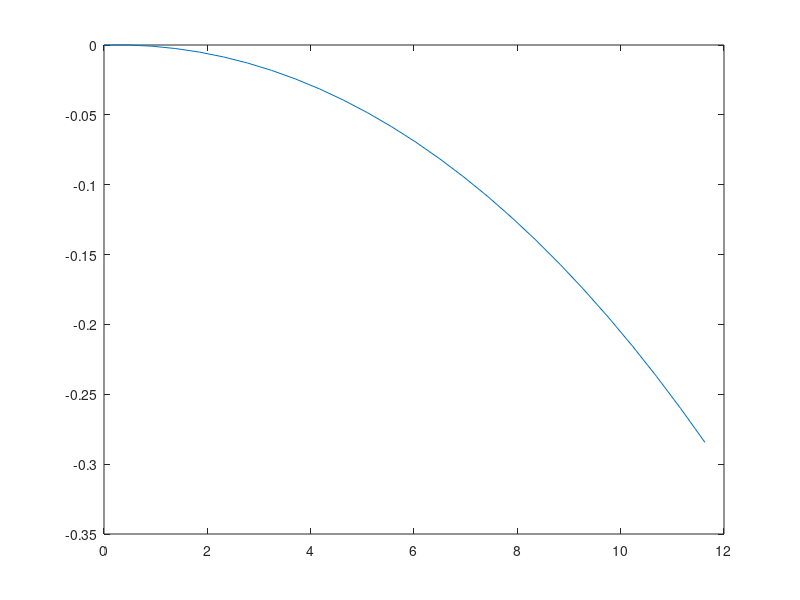

Reproduce this figure in MATLAB.
clear all 
close all

%Constants
%flight conditions
rho = 1.225;


%Helicopter parameters
mass =  8322.4;             %kg
chord = 0.5273;             %m
I_y = 87905.35;             %kgm^2  estimated
Omega =  257.83   *2*pi/60; %rad/s
R_tip = 8.1778;             %m
Cl_alpha = 0.1176   *180/pi;%1/rad
h = 2.4;                    %m, height from blades to cg
gamma = 9;                  %[-] still needs to be determined

%drag           still needs to be determined
Cd = 0;
S = 0;

%get solidity
A_blades = (R_tip)*chord*4;
A_disc = pi*R_tip^2;
sigma = A_blades/A_disc;


%% start parameters for simulation
%initial conditions
V_x0 =      46.3;  
theta_f0 =  -2   *pi/180;        %rad
q0 =        0   *pi/180;        %rad/s
u0 =        cos(theta_f0)*V_x0;   %m/s
w0 =        sin(theta_f0)*V_x0;   %m/s

%control variables:
theta_0 =   6   *pi/180;        %rad
theta_c =   6   *pi/180;        %rad

%tracking the heli start point
x = [0];
y = [0];

%timestep
dt = 0.01;

%% Create the system

%state variables:
u = u0;
w = w0;
theta_f = theta_f0;  
q = q0;


%starting simulation

sim_count = 0;
for i = 1:25

    
    
    %flight velocity
    V = sqrt(u^2+w^2);  
    %control plane angle
    alpha_c = theta_c - atan(w/u);
    alpha_c = theta_c + atan(w/u); %Lijkt logischer toch?
    
    %w fraction
    lampda_c = V*sin(alpha_c)/(Omega*R_tip);
    %u fraction
    mu = V*cos(alpha_c)/(Omega*R_tip);
    
    %% Find lampda_i, induced velocity fraction
    alpha_newton = 0.4; %newton raphson parameter
    
    %search start lampda
    lampda_i = 0;       %chosen
    count = 0;          %counting
    Flampda = 1;        %dummy to initiate while loop
    
    
    %trakcing the heli progression 
    V_x = cos(theta_f)*u+sin(theta_f)*w;
    V_y = cos(theta_f)*w-sin(theta_f)*u;
    x = [x x(end)+dt*V_x];
    y = [y y(end)+dt*V_y];

    
    while abs(Flampda)>0.0001 && count<1000
        lampda_i_2 = lampda_i+0.0001;
        
    
    
        %f(x)
        %obtain glauert thrust
        a_1 = (-16/gamma*q/Omega  +8/3*mu*theta_0-2*mu*(lampda_i+lampda_c))/       (1-1/2*mu^2);
        %absolute and induced velocity
        V_glau = V/(Omega*R_tip)*cos(alpha_c-a_1);
        Vi_glau = V/(Omega*R_tip)*sin(alpha_c-a_1)+lampda_i;%glauert thrust
        CT_glau = 2*lampda_i*sqrt(V_glau^2+Vi_glau^2);%element thrust
        CT_elem = 1/4*Cl_alpha*sigma*(2/3*theta_0*(1+3/2*mu^2)-(lampda_c - lampda_i));
        %match the two thrusts
        Flampda = CT_elem - CT_glau;
    
        %f(x+dx)
        %obtain glauert thrust
        a_1 = (-16/gamma*q/Omega  +8/3*mu*theta_0-2*mu*(lampda_i_2+lampda_c))/       (1-1/2*mu^2);
        %absolute and induced velocity
        V_glau = V/(Omega*R_tip)*cos(alpha_c-a_1);
        Vi_glau = V/(Omega*R_tip)*sin(alpha_c-a_1)+lampda_i_2;
        CT_glau = 2*lampda_i_2*sqrt(V_glau^2+Vi_glau^2);%glauert thrust
        CT_elem = 1/4*Cl_alpha*sigma*(2/3*theta_0*(1+3/2*mu^2)-(lampda_c - lampda_i_2));%element thrust
        %match the two thrusts
        Flampda_2 = CT_elem - CT_glau;
    
        %f'(x)
        Flampda_grad = (Flampda_2-Flampda)/(lampda_i_2-lampda_i);
    
        %xn+1 = x - alpha * f(x)/f'(x)
        lampda_i = lampda_i - alpha_newton* Flampda/Flampda_grad;
        count = count+1;
    end
    
    
    T = CT_glau*rho*(Omega*R_tip)^2*pi*R_tip^2;
    D = Cd*1/2*rho*V^2*S;
    
    u_dot = -9.81*sin(theta_f) - D*u/mass/V+T/mass*sin(theta_c-a_1) - q*w;
    w_dot = 9.81*cos(theta_f)- D*w/mass/V - T/mass*cos(theta_c-a_1) + q*u;
    q_dot = -T/I_y*h*sin(theta_c-a_1);
    theta_f_dot = q;
    
    u = u+u_dot*dt;
    w = w+w_dot*dt;
    q = q+q_dot*dt;
    theta_f = theta_f+ theta_f_dot*dt;
    sim_count = sim_count+1;
    disp(sim_count);
end



plot(x,y);


% Try to figure out gamma
% Cl_alpha = 0.1176*180/pi;
% n = 200;
% dr  = 1/n; %Radial increment - adimensional
% r = (0:dr:1); %preallocating the r-range
% massMeter = 13.92; %Mass for meter kg/m
% massMeter = 243.94/R_tip;
% Ib = sum(massMeter*R_tip*((r*R_tip).^2)*dr); %Inertial Moment
% Ib = 243.94*(R_tip/2)^2;
% 
% % 
% gamma = rho*Cl_alpha*chord*R_tip^4/Ib; %doesnt hold up, why?
% 